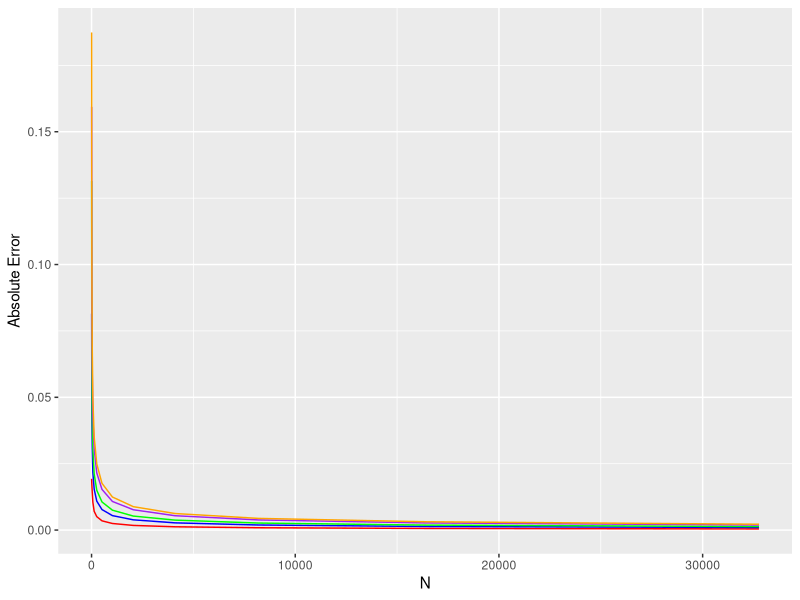
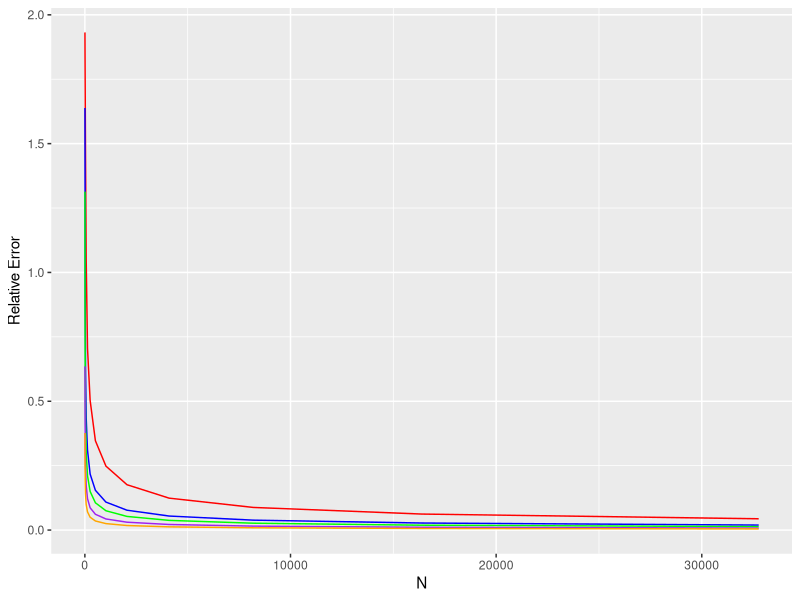

The R source for these figures, in order:
## ---- chunk 1
library(dplyr)
library(ggplot2)
## ---- chunk 2
df <- expand.grid(size = 2^c(2:15), 
                  prob = c(0.01, 0.05, 0.10, 0.25, 0.50), 
                  absolute_error = NA, 
                  relative_error = NA
                  )
## ---- chunk 3
N = 1e5
for (i in 1:nrow(df)) {
  df$absolute_error[i] = 
    mean(abs(rbinom(N, df$size[i], df$prob[i])/df$size[i]-df$prob[i]))
  df$relative_error[i] = 
    mean(abs(rbinom(N, df$size[i], df$prob[i])/df$size[i]-df$prob[i])/df$prob[i])
}
## ---- chunk 4
  p <- ggplot(df[1:14, 1:4], aes(x = size, y = absolute_error)) +
           geom_line(col = "red") +
           labs(x = "N", y = "Absolute Error")
  p <- p + 
    geom_line(aes(x = size, y = absolute_error), data = df[15:28, 1:4], col = "blue")
    
  p <- p + 
    geom_line(aes(x = size, y = absolute_error), data = df[29:42, 1:4], col = "green") 
    
    
  p <- p + 
    geom_line(aes(x = size, y = absolute_error), data = df[43:56, 1:4], col = "purple") 
    
    
  p <- p + 
    geom_line(aes(x = size, y = absolute_error), data = df[57:70, 1:4], col = "orange") 
  p
## ---- chunk 5
  p1 <- ggplot(df[1:14, 1:4], aes(x = size, y = relative_error)) +
    geom_line(col = "red") +
    labs(x = "N", y = "Relative Error")
  p1 <- p1 + 
    geom_line(aes(x = size, y = relative_error), data = df[15:28, 1:4], col = "blue")
  
  p1 <- p1 + 
    geom_line(aes(x = size, y = relative_error), data = df[29:42, 1:4], col = "green") 
  
  
  p1 <- p1 + 
    geom_line(aes(x = size, y = relative_error), data = df[43:56, 1:4], col = "purple") 
  
  
  p1 <- p1 + 
    geom_line(aes(x = size, y = relative_error), data = df[57:70, 1:4], col = "orange")
  p1
